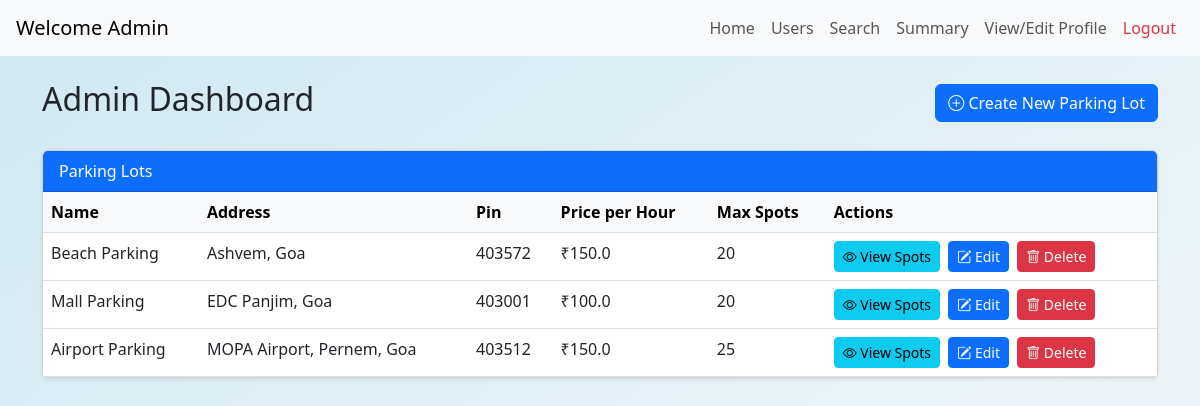
The app's page /admin/dashboard (signed in) with its own data.
### app/models/models.py (models this page shows)
class ParkingLot(db.Model):
    id = db.Column(db.Integer, primary_key=True)
    name = db.Column(db.String(120), nullable=False)
    address = db.Column(db.String(200), nullable=False)
    pin_code = db.Column(db.String(10), nullable=False)
    price = db.Column(db.Float, nullable=False)
    max_spots = db.Column(db.Integer, nullable=False)
    spots = db.relationship('ParkingSpot', backref='lot', lazy=True, cascade="all, delete-orphan")

### app/views/routes.py (the view)
    @main.route('/admin/dashboard')
    @login_required
    def admin_dashboard():
        if current_user.role != 'admin':
            return redirect(url_for('.login'))
        lots = ParkingLot.query.all()
        users = User.query.filter_by(role='user').all()
        return render_template('admin_dashboard.html', lots=lots, users=users)

### app/templates/admin_dashboard.html
{% extends 'base.html' %}
{% block content %}
<div class="d-flex justify-content-between align-items-center mb-4">
  <h2>Admin Dashboard</h2>
  <a href="{{ url_for('.create_lot') }}" class="btn btn-primary">
    <i class="bi bi-plus-circle"></i> Create New Parking Lot
  </a>
</div>
<div class="card mb-4 shadow-sm">
  <div class="card-header bg-primary text-white">Parking Lots</div>
  <div class="card-body p-0">
    <table class="table mb-0">
      <thead class="table-light">
        <tr>
          <th>Name</th><th>Address</th><th>Pin</th><th>Price per Hour</th><th>Max Spots</th><th>Actions</th>
        </tr>
      </thead>
      <tbody>
        {% for lot in lots %}
        <tr>
          <td>{{ lot.name }}</td>
          <td>{{ lot.address }}</td>
          <td>{{ lot.pin_code }}</td>
          <td>₹{{ lot.price }}</td>
          <td>{{ lot.max_spots }}</td>
	  <td>
  	<a class="btn btn-info btn-sm me-1" href="{{ url_for('.view_lot_spots', lot_id=lot.id) }}">
    	<i class="bi bi-eye"></i> View Spots
  	</a>
  	<a class="btn btn-primary btn-sm me-1" href="{{ url_for('.edit_lot', lot_id=lot.id) }}">
    	<i class="bi bi-pencil-square"></i> Edit
  	</a>
  	<a class="btn btn-danger btn-sm" href="{{ url_for('.delete_lot', lot_id=lot.id) }}">
    	<i class="bi bi-trash"></i> Delete
  	</a>
	</td>
        </tr>
        {% endfor %}
      </tbody>
    </table>
  </div>
</div>
{% endblock %}

### app/templates/base.html (style rules this page uses)
body { background: linear-gradient(to bottom right, #d0e8f2, #f8f9fa); min-height: 100vh; }

### records on screen
ParkingLot: name "Beach Parking", address "Ashvem, Goa", pin_code "403572", price "150.0", max_spots "20"
ParkingLot: name "Mall Parking", address "EDC Panjim, Goa", pin_code "403001", price "100.0", max_spots "20"
ParkingLot: name "Airport Parking", address "MOPA Airport, Pernem, Goa", pin_code "403512", price "150.0", max_spots "25"
